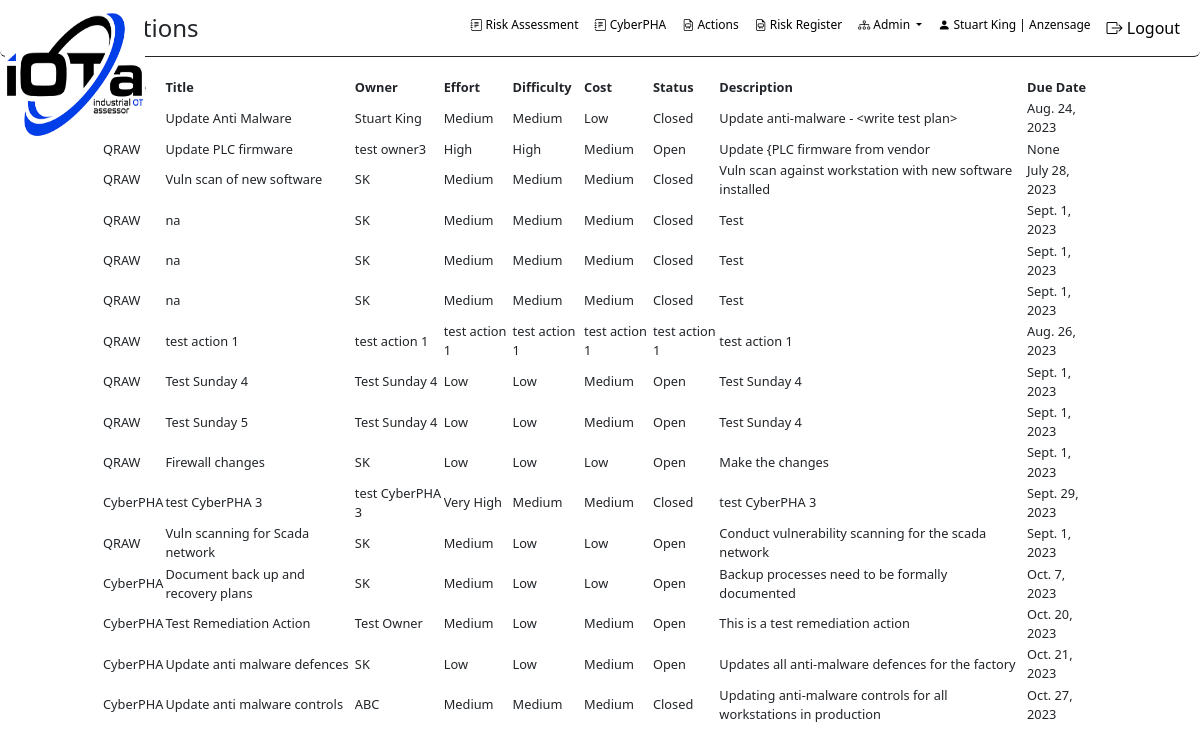
The page /OTRisk/ra_actions_view/ (signed in) on the database its author committed.
### accounts/models.py (models this page shows, shortened)
class UserProfile(models.Model):
    user = models.OneToOneField(User, on_delete=models.CASCADE)
    organization = models.ForeignKey(Organization, on_delete=models.CASCADE)
    must_change_password = models.BooleanField(default=True)
    class Meta:
        db_table = 'userprofile'
        managed = True

class Organization(models.Model):
    id = models.AutoField(primary_key=True)
    name = models.CharField(max_length=255)
    address = models.TextField(null=True, blank=True)
    address2 = models.TextField(null=True, blank=True)
    city = models.TextField(null=True, blank=True)
    state = models.TextField(null=True, blank=True)
    zip = models.TextField(null=True, blank=True)
    country = models.TextField(null=True, blank=True)
    subscription_type = models.ForeignKey(SubscriptionType, on_delete=models.SET_NULL, null=True, blank=True)
    subscription_status = models.BooleanField(default=False)
    subscription_start = models.DateField(null=True, blank=True)
    subscription_end = models.DateField(null=True, blank=True)
    max_users = models.IntegerField(default=1, null=False)
    class Meta:
        db_table = 'organization'
        managed = True

### OTRisk/models/raw.py (models this page shows)
class RAActions(models.Model):
    ID = models.AutoField(primary_key=True)
    RAWorksheetID = models.ForeignKey(RAWorksheet, on_delete=models.CASCADE, db_column='RAWorksheetID')
    phaID = models.IntegerField()
    actionTitle = models.CharField(max_length=255)
    actionOwner = models.CharField(max_length=255)
    actionDate = models.CharField(max_length=255)
    actionEffort = models.CharField(max_length=255)
    actionDifficulty = models.CharField(max_length=1)
    actionCost = models.CharField(max_length=1)
    actionStatus = models.CharField(max_length=50)
    actionDescription = models.CharField(max_length=255)
    actionDueDate = models.DateField()
    actionPriority = models.IntegerField()
    actionAssets = models.TextField()
    actionAffinity = models.TextField()
    safetyMitigation = models.IntegerField()
    lifeMitigation = models.IntegerField()
    productionMitigation = models.IntegerField()
    financeMitigation = models.IntegerField()
    reputationMitigation = models.IntegerField()
    environmentMitigation = models.IntegerField()
    regulationMitigation = models.IntegerField()
    dataMitigation = models.IntegerField()
    supplyMitigation = models.IntegerField()
    threatMitigation = models.IntegerField()
    vulnerabilityMitigation = models.IntegerField()
    outageWWW = models.CharField(max_length=3)
    outagePS = models.CharField(max_length=3)
    outageIT = models.CharField(max_length=3)
    outageEMS = models.CharField(max_length=3)
    outageICS = models.CharField(max_length=3)
    outageSIS = models.CharField(max_length=3)
    organizationid = models.ForeignKey(Organization, on_delete=models.CASCADE, verbose_name="Organization",
                                       related_name="ra_actions")
    userid = models.ForeignKey(User, on_delete=models.CASCADE, verbose_name="User", related_name="ra_actions")
    history = models.TextField()
    class Meta:
        db_table = 'tblRawActions'

### OTRisk/raw_views.py (the view, shortened to what this page needs)
# urls.py: path('ra_actions_view/', views.ra_actions_view, name='ra_actions_view_default'),
@login_required()
def ra_actions_view(request, qraw_id=None, pha_id=None):
    selected_action = None
    ra_title = None  # This will store the RATitle or the record from tblCyberPHAHeader
    current_user_organization_id = request.user.userprofile.organization_id
    if qraw_id and isinstance(qraw_id, int) and qraw_id > 0:
        ra_actions = RAActions.objects.filter(organizationid=current_user_organization_id, RAWorksheetID=qraw_id)
    elif pha_id and isinstance(pha_id, int) and pha_id > 0:
        ra_actions = RAActions.objects.filter(organizationid=current_user_organization_id, phaID=pha_id)
    else:
        ra_actions = RAActions.objects.filter(organizationid=current_user_organization_id)
    context = {
        'ra_actions': ra_actions,
        'selected_action': selected_action,
        'ra_title': ra_title
    }
    return render(request, 'OTRisk/ra_actions_template.html', context)

### OTRisk/templates/OTRisk/ra_actions_template.html (shortened to what this page needs)
{% load static %}
<!DOCTYPE html>
<html>
<head>
    <link rel="stylesheet" href="https://stackpath.bootstrapcdn.com/bootstrap/4.1.1/css/bootstrap.min.css">
    <link rel="stylesheet" href="https://cdnjs.cloudflare.com/ajax/libs/bootstrap-select/1.13.1/css/bootstrap-select.min.css">
    <link href="https://cdn.jsdelivr.net/npm/bootstrap-icons@1.7.1/font/bootstrap-icons.css" rel="stylesheet">
    <link rel="stylesheet" type="text/css" href="https://cdn.datatables.net/1.11.3/css/jquery.dataTables.css">
     {% load django_bootstrap5 %}
     {% bootstrap_css %}
</head>
<body>
<nav class="navbar navbar-expand-lg navbar-scroll shadow-0 border-bottom border-dark rounded">
  <div class="container-fluid d-flex justify-content-between">
   <a class="navbar-brand" href="{% url 'OTRisk:dashboardhome' %}"><img src="{% static 'images/iota - white 1.png' %}" style="height: 140px; width: 140px" class="navbar-logo" alt="">   </a>
      <h4 class="my-auto text-center flex-grow-1">Actions</h4>
    <div class="collapse navbar-collapse" id="navbarSupportedContent">
      <ul class="navbar-nav ms-auto">
        <li class="nav-item">
          <a class="nav-link"  style="font-size: 12px;" href="{% url 'OTRisk:qraw' %}"><i class="bi bi-journal-text"></i> Risk Assessment</a>
        </li>
        <li class="nav-item">
          <a class="nav-link" style="font-size: 12px;" href="{% url 'OTRisk:iotaphamanager' %}"><i class="bi bi-journal-text"></i> CyberPHA</a>
        </li>
          <li class="nav-item">
          <a class="nav-link" style="font-size: 12px;" href="{% url 'OTRisk:ra_actions_view_default' %}" tabindex="-1" ><i class="bi-file-earmark-easel"></i> Actions</a>
        </li>
        <li class="nav-item">
          <a class="nav-link" style="font-size: 12px;" href="{% url 'OTRisk:risk_register' %}" tabindex="-1" ><i class="bi-file-earmark-easel"></i> Risk Register</a>
        </li>
        <li class="nav-item dropdown">
            <a class="nav-link dropdown-toggle" href="#" id="navbarDropdown" role="button" data-bs-toggle="dropdown" aria-expanded="false" style="font-size: 12px;">
                <i class="bi bi-diagram-3"></i> Admin
              </a>
        </li>
        <li class="nav-item">
            <a class="nav-link" href="{% url 'accounts:profile' %}" style="font-size: 12px;">
                <i class="bi bi-person-fill"></i> {{ user.first_name }} {{ user.last_name }} | {{ user.userprofile.organization.name }}
            </a>
        </li>
          <li class="nav-item">
            <a class="nav-link" href="{% url 'logout' %}">
                <i class="bi bi-box-arrow-right"></i> Logout
            </a>
        </li>
      </ul>
    </div>
  </div>
</nav>
<div class="row" style="height: 20px;">
    <div class="col-md-8 " ></div>
    <div class="col-md-1" style="background-color: white"></div>
    <div class="col-md-1 " style="background-color: white"></div>
</div>
<div class="row">
    <div class="col-md-1" style="background-color: white"></div>
    <div class="col-md-10 " >
        {% block content %}
            <form method="post" action="" id="actionForm">
                <table id="dataTable" class="display small-font">
                <thead>
                    <tr>
                        <th>Source</th>
                        <th>Title</th>
                        <th>Owner</th>
                        <th>Effort</th>
                        <th>Difficulty</th>
                        <th>Cost</th>
                        <th>Status</th>
                        <th>Description</th>
                        <th>Due Date</th>
                    </tr>
                </thead>
                <tbody>
                    {% for record in ra_actions %}
                       <tr data-id="{{ record.ID }}" class="action-row">
                            <td>
                                {% if record.phaID == 0 %}
                                    QRAW
                                {% else %}
                                    CyberPHA
                                {% endif %}
                            </td>
                            <td>{{ record.actionTitle  }}</td>
                            <td>{{ record.actionOwner  }}</td>
                            <td>{{ record.actionEffort  }}</td>
                            <td>{{ record.actionDifficulty  }}</td>
                            <td>{{ record.actionCost  }}</td>
                            <td>{{ record.actionStatus  }}</td>
                            <td>{{ record.actionDescription  }}</td>
                            <td>{{ record.actionDueDate  }}</td>
                        </tr>
                    {% endfor %}
                </tbody>
            </table>
        </form>
    {% endblock %}
        </div>
    <div class="col-md-1 " style="background-color: white"></div>
</div>
<div class="row small-font">
    <div class="col-md-1" style="background-color: white"></div>
    <div class="col-md-10" style="background-color: white">
    </div>
<div class="col-md-1 " style="background-color: white"></div>
</div>
</body>
</html>

### OTRisk/templates/OTRisk/ra_actions_template.html (style rules this page uses)
.navbar-scroll .nav-link, .navbar-scroll .navbar-toggler-icon, .navbar-scroll .navbar-brand { color: #000000; }
.navbar-scroll { background-color: #FFFFFF; text-decoration-color: #000000; }
.navbar-scrolled .nav-link, .navbar-scrolled .navbar-toggler-icon, .navbar-scroll .navbar-brand { color: #262626; }
.navbar-logo { position: absolute; top: 5px; left: 5px; height: 100px; z-index: 10; }
.small-font { font-size: 0.8rem; }
.action-row { cursor: pointer; }

### rows shown on the page
RAActions: actionTitle "Update Anti Malware", actionOwner "Stuart King", actionEffort "Medium", actionDifficulty "Medium", actionCost "Low", actionStatus "Closed", actionDescription "Update anti-malware - <write test plan>", actionDueDate "Aug. 24, 2023"
RAActions: phaID "QRAW", actionTitle "Update PLC firmware", actionOwner "test owner3", actionEffort "High", actionDifficulty "High", actionCost "Medium", actionStatus "Open", actionDescription "Update {PLC firmware from vendor", actionDueDate "None"
RAActions: phaID "QRAW", actionTitle "Vuln scan of new software", actionOwner "SK", actionEffort "Medium", actionDifficulty "Medium", actionCost "Medium", actionStatus "Closed", actionDescription "Vuln scan against workstation with new software installed", actionDueDate "July 28, 2023"
RAActions: phaID "QRAW", actionTitle "na", actionOwner "SK", actionEffort "Medium", actionDifficulty "Medium", actionCost "Medium", actionStatus "Closed", actionDescription "Test", actionDueDate "Sept. 1, 2023"
RAActions: phaID "QRAW", actionTitle "na", actionOwner "SK", actionEffort "Medium", actionDifficulty "Medium", actionCost "Medium", actionStatus "Closed", actionDescription "Test", actionDueDate "Sept. 1, 2023"
RAActions: phaID "QRAW", actionTitle "na", actionOwner "SK", actionEffort "Medium", actionDifficulty "Medium", actionCost "Medium", actionStatus "Closed", actionDescription "Test", actionDueDate "Sept. 1, 2023"
RAActions: phaID "QRAW", actionTitle "test action 1", actionOwner "test action 1", actionEffort "test action 1", actionDifficulty "test action 1", actionCost "test action 1", actionStatus "test action 1", actionDescription "test action 1", actionDueDate "Aug. 26, 2023"
RAActions: phaID "QRAW", actionTitle "Test Sunday 4", actionOwner "Test Sunday 4", actionEffort "Low", actionDifficulty "Low", actionCost "Medium", actionStatus "Open", actionDescription "Test Sunday 4", actionDueDate "Sept. 1, 2023"
RAActions: phaID "QRAW", actionTitle "Test Sunday 5", actionOwner "Test Sunday 4", actionEffort "Low", actionDifficulty "Low", actionCost "Medium", actionStatus "Open", actionDescription "Test Sunday 4", actionDueDate "Sept. 1, 2023"
RAActions: phaID "QRAW", actionTitle "Firewall changes", actionOwner "SK", actionEffort "Low", actionDifficulty "Low", actionCost "Low", actionStatus "Open", actionDescription "Make the changes", actionDueDate "Sept. 1, 2023"
RAActions: phaID "CyberPHA", actionTitle "test CyberPHA 3", actionOwner "test CyberPHA 3", actionEffort "Very High", actionDifficulty "Medium", actionCost "Medium", actionStatus "Closed", actionDescription "test CyberPHA 3", actionDueDate "Sept. 29, 2023"
RAActions: phaID "QRAW", actionTitle "Vuln scanning for Scada network", actionOwner "SK", actionEffort "Medium", actionDifficulty "Low", actionCost "Low", actionStatus "Open", actionDescription "Conduct vulnerability scanning for the scada network", actionDueDate "Sept. 1, 2023"
RAActions: phaID "CyberPHA", actionTitle "Document back up and recovery plans", actionOwner "SK", actionEffort "Medium", actionDifficulty "Low", actionCost "Low", actionStatus "Open", actionDescription "Backup processes need to be formally documented", actionDueDate "Oct. 7, 2023"
RAActions: phaID "CyberPHA", actionTitle "Test Remediation Action", actionOwner "Test Owner", actionEffort "Medium", actionDifficulty "Low", actionCost "Medium", actionStatus "Open", actionDescription "This is a test remediation action", actionDueDate "Oct. 20, 2023"
RAActions: phaID "CyberPHA", actionTitle "Update anti malware defences", actionOwner "SK", actionEffort "Low", actionDifficulty "Low", actionCost "Medium", actionStatus "Open", actionDescription "Updates all anti-malware defences for the factory", actionDueDate "Oct. 21, 2023"
RAActions: phaID "CyberPHA", actionTitle "Update anti malware controls", actionOwner "ABC", actionEffort "Medium", actionDifficulty "Medium", actionCost "Medium", actionStatus "Closed", actionDescription "Updating anti-malware controls for all workstations in production", actionDueDate "Oct. 27, 2023"

### other values the page prints
{{ user.first_name }} "Stuart"
{{ user.last_name }} "King"
{{ user.userprofile.organization.name }} "Anzensage"
